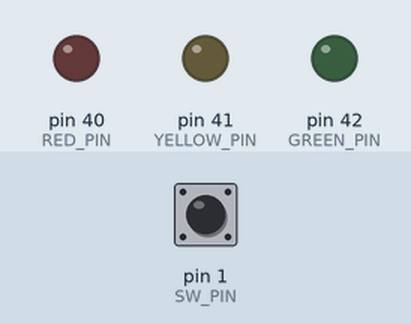
The sketch below on a simulated Arduino Mega 2560, built with avr-gcc and run on an emulated ATmega2560. Shown: output pins drawn as LEDs (lit = HIGH). The inputs (shaded band) are chosen by the test bench; at power-on: pin 1 (SW_PIN) HIGH.

Above: at 1.2 s.
1.3 s: pin 1 (SW_PIN) pulled LOW for 0.15 s
At 2.2 s:
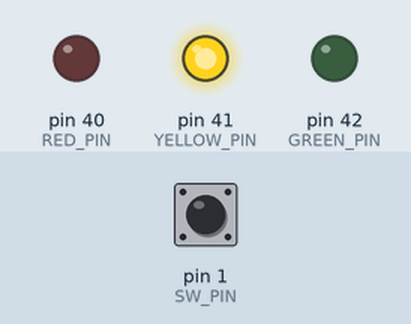
2.9 s: pin 1 (SW_PIN) pulled LOW for 1 s
At 3.4 s:
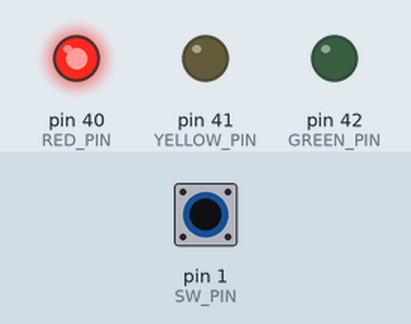
5.4 s: pin 1 (SW_PIN) pulled LOW for 0.15 s
At 6.5 s:
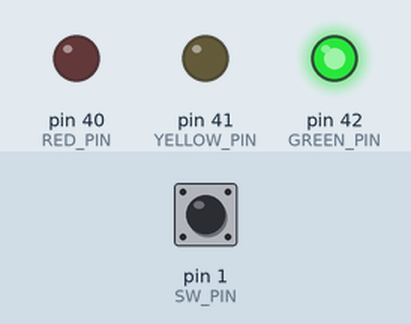
7.0 s: pin 1 (SW_PIN) pulled LOW for 3.2 s
At 7.7 s:
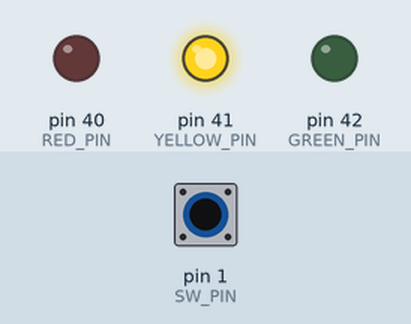
Timing chart, 0 to 10.0 s (numbered marks = the images above; inputs shaded):
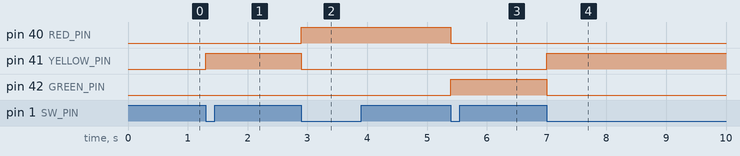

The sketch:

01c.ino
```cpp
#define RED_PIN     40
#define YELLOW_PIN  41
#define GREEN_PIN   42
#define SW_PIN      1


void setup() {
 pinMode(RED_PIN, OUTPUT);
 pinMode(YELLOW_PIN, OUTPUT);
 pinMode(GREEN_PIN, OUTPUT);
 pinMode(SW_PIN, INPUT_PULLUP);
 digitalWrite(RED_PIN, 0);
 digitalWrite(YELLOW_PIN, 0);
 digitalWrite(GREEN_PIN, 0);
}

int count = 0;
int first = 0;
void loop() {

 if (digitalRead(SW_PIN) == 0) {
    while(digitalRead(SW_PIN) == 0){
      if(first == 0){
        count++;
        first++;
      }
      if(count%3 == 0){
        digitalWrite(RED_PIN, 0);
        digitalWrite(YELLOW_PIN, 0);
        digitalWrite(GREEN_PIN, 1);
      }
      if(count%3 == 1){
        digitalWrite(RED_PIN, 0);
        digitalWrite(YELLOW_PIN, 1);
        digitalWrite(GREEN_PIN, 0);
        }
      if(count%3 == 2){
        digitalWrite(RED_PIN, 1);
        digitalWrite(YELLOW_PIN, 0);
        digitalWrite(GREEN_PIN, 0);
      }
      printf("%d\n",count);
      delay(300);
    }
  } else {
    first = 0;
  }
}
```

Measured:
- after the input at 1.3 s, pin 41 (YELLOW_PIN): LOW → HIGH at once
- after the input at 2.9 s, pin 40 (RED_PIN): LOW → HIGH at once; pin 41 (YELLOW_PIN): HIGH → LOW at once
- after the input at 5.4 s, pin 40 (RED_PIN): HIGH → LOW at once; pin 42 (GREEN_PIN): LOW → HIGH at once
- after the input at 7.0 s, pin 41 (YELLOW_PIN): LOW → HIGH at once; pin 42 (GREEN_PIN): HIGH → LOW at once
